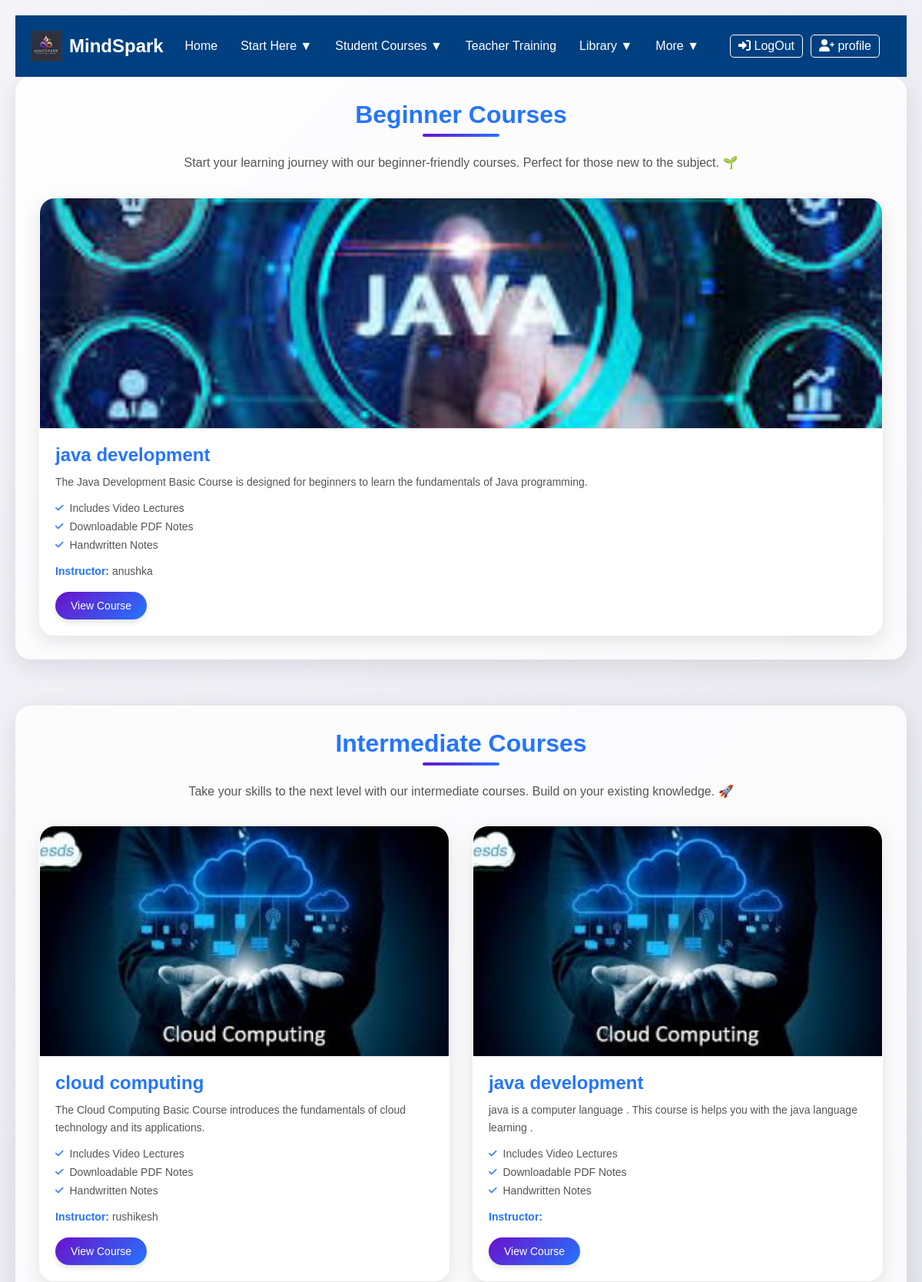
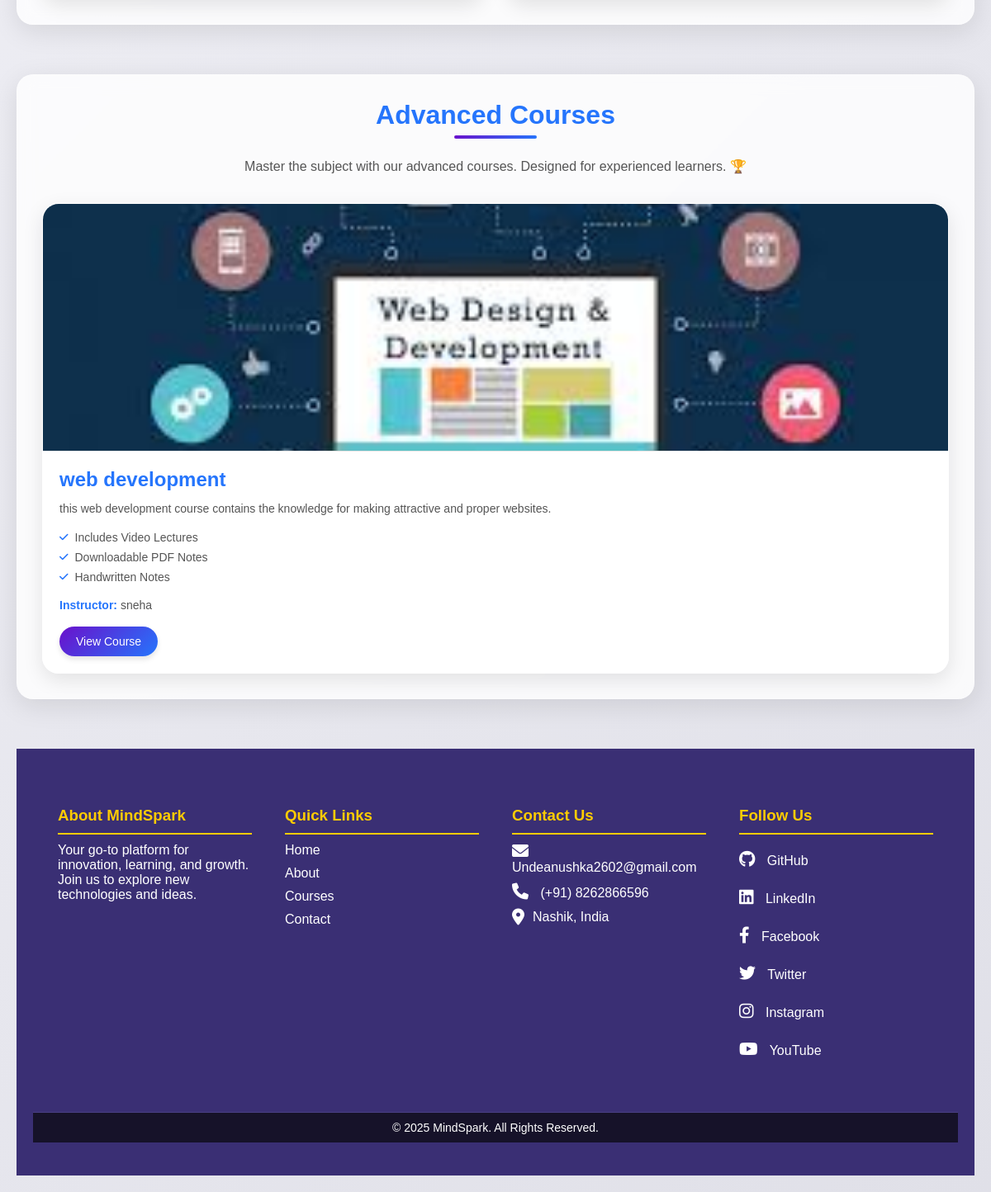
Screenshot of /php/addcourse.php with the database file from the repository (2 pictures, top to bottom).
### tables this page shows
CREATE TABLE `addcourse` (
  `id` int(3) NOT NULL,
  `course_title` varchar(30) NOT NULL,
  `course_category` varchar(30) NOT NULL,
  `course_description` varchar(150) NOT NULL,
  `course_thumbnail` varchar(150) NOT NULL,
  `video_link` varchar(150) NOT NULL,
  `pdfFileInput` varchar(150) NOT NULL,
  `handwrittenFileInput` varchar(150) NOT NULL
);

CREATE TABLE `instructor` (
  `id` int(3) NOT NULL,
  `fname` varchar(30) NOT NULL,
  `lname` varchar(30) NOT NULL,
  `username` varchar(30) NOT NULL,
  `email` varchar(150) NOT NULL,
  `pass` varchar(10) NOT NULL,
  `expertise` varchar(150) NOT NULL
);

### php/addcourse.php (the view, shortened to what this page needs)
<?php
$servername = "localhost";
$username = "root";
$password = "";
$dbname = "mindspark_db";
$conn = new mysqli($servername, $username, $password, $dbname);
$sql = "SELECT addcourse.*, instructor.username AS instructor_name
        FROM addcourse
        JOIN instructor ON addcourse.id = instructor.id
        ORDER BY course_category";
$result = $conn->query($sql);
$coursesByCategory = [];
if ($result->num_rows > 0) {
    while ($row = $result->fetch_assoc()) {
        $category = $row['course_category'];
        if (!isset($coursesByCategory[$category])) {
            $coursesByCategory[$category] = [];
        }
        $coursesByCategory[$category][] = $row;
    }
}
?>
<!DOCTYPE html>
<html lang="en">
<head>
    <link rel="stylesheet" href="./../css/navbar.css">
    <link rel="stylesheet" href="./../css/footer.css">
    <link rel="stylesheet" href="https://cdnjs.cloudflare.com/ajax/libs/font-awesome/6.0.0/css/all.min.css">
</head>
<body>
<nav class="navbar">
        <div class="logo-container">
            <img src="../img/logo.webp" alt="MindSpark Logo" class="logo-img">
            <div class="logo">MindSpark</div>
        </div>
        <ul class="nav-links">
            <li><a href="../index.html">Home</a></li>
            <li><a href="#">Start Here ▼</a>
            </li>
            <li><a href="#">Student Courses ▼</a>
            </li>
            <li><a href="#">Teacher Training</a></li>
            <li><a href="#">Library ▼</a>
            </li>
            <li><a href="#">More ▼</a>
            </li>
            <li>
                <div class="auth-buttons">
                    <a href="./../index.html" class="signin"><i class="fas fa-sign-in-alt"></i> LogOut</a>
                    <a href="#" class="register"><i class="fas fa-user-plus"></i> profile</a>
                </div>
            </li>
        </ul>
    </nav>
    <div class="course-categories">
        <?php
        $categoriesInSequence = ['Beginner', 'Intermediate', 'Advanced'];
        foreach ($categoriesInSequence as $category):
            if (isset($coursesByCategory[$category])):
        ?>
                <div class="category-section">
                    <h2><?php echo htmlspecialchars($category); ?> Courses</h2>
                    <p class="category-description">
                        <?php
                        if ($category === 'Beginner') {
                            echo "Start your learning journey with our beginner-friendly courses. Perfect for those new to the subject. 🌱";
                        } elseif ($category === 'Intermediate') {
                            echo "Take your skills to the next level with our intermediate courses. Build on your existing knowledge. 🚀";
                        } elseif ($category === 'Advanced') {
                            echo "Master the subject with our advanced courses. Designed for experienced learners. 🏆";
                        } else {
                            echo "Explore our courses in this category to enhance your knowledge and skills. 📚";
                        }
                        ?>
                    </p>
                    <div class="course-cards">
                        <?php foreach ($coursesByCategory[$category] as $course): ?>
                            <div class="card">
                                <div class="card-image">
                                    <img src="../uploads/<?php echo htmlspecialchars($course['course_thumbnail']); ?>" alt="<?php echo htmlspecialchars($course['course_title']); ?>">
                                </div>
                                <div class="card-content">
                                    <h3><?php echo htmlspecialchars($course['course_title']); ?></h3>
                                    <p><?php echo htmlspecialchars($course['course_description']); ?></p>
                                    <ul>
                                        <li><i class="fas fa-check"></i>Includes Video Lectures</li>
                                        <li><i class="fas fa-check"></i>Downloadable PDF Notes</li>
                                        <li><i class="fas fa-check"></i>Handwritten Notes</li>
                                    </ul>
                                    <div class="instructor-info">
                                        <p><strong>Instructor:</strong> <?php echo htmlspecialchars($course['instructor_name']); ?></p>
                                    </div>
                                    <a href="course_details.php?id=<?php echo $course['id']; ?>" class="view-course-btn">View Course</a>
                                </div>
                            </div>
                        <?php endforeach; ?>
                    </div>
                </div>
            <?php endif; ?>
        <?php endforeach; ?>
    </div>
    <footer class="footer">
        <div class="footer-container">
            <div class="footer-row">
                <div class="footer-section about">
                    <h3>About MindSpark</h3>
                    <p>Your go-to platform for innovation, learning, and growth. Join us to explore new technologies and ideas.</p>
                </div>
                <div class="footer-section">
                    <h3>Quick Links</h3>
                    <ul>
                        <li><a href="../index.html">Home</a></li>
                        <li><a href="../pages/about.html">About</a></li>
                        <li><a href="../pages/courses.html">Courses</a></li>
                        <li><a href="../pages/contact.html">Contact</a></li>
                    </ul>
                </div>
                <div class="footer-section">
                    <h3>Contact Us</h3>
                    <ul>
                        <li><a href="mailto:Undeanushka2602@gmail.com"><i class="fas fa-envelope"></i> Undeanushka2602@gmail.com</a></li>
                        <li><a href="tel:+918262866596"><i class="fas fa-phone"></i> (+91) 8262866596</a></li>
                        <li><i class="fas fa-map-marker-alt"></i> Nashik, India</li>
                    </ul>
                </div>
                <div class="footer-section social">
                    <h3>Follow Us</h3>
                    <ul>
                        <li><a href="https://github.com" target="_blank"><i class="fab fa-github"></i> GitHub</a></li>
                        <li><a href="https://linkedin.com" target="_blank"><i class="fab fa-linkedin"></i> LinkedIn</a></li>
                        <li><a href="https://facebook.com" target="_blank"><i class="fab fa-facebook-f"></i> Facebook</a></li>
                        <li><a href="https://twitter.com" target="_blank"><i class="fab fa-twitter"></i> Twitter</a></li>
                        <li><a href="https://instagram.com" target="_blank"><i class="fab fa-instagram"></i> Instagram</a></li>
                        <li><a href="https://youtube.com" target="_blank"><i class="fab fa-youtube"></i> YouTube</a></li>
                    </ul>
                </div>
            </div>
        </div>
        <div class="footer-bottom">
            &copy; 2025 MindSpark. All Rights Reserved.
        </div>
    </footer>
</body>
</html>

### css/navbar.css (style rules this page uses)
.navbar { background: #004080; color: white; padding: 20px 20px; display: flex; justify-content: space-between; align-items: center; position: sticky; top: 0; z-index: 1000; transition: background-color 0.3s ease; }
.logo-container { display: flex; align-items: center; }
.logo-img { height: 40px; margin-right: 10px; }
.logo { font-size: 24px; font-weight: bold; }
.nav-links { list-style: none; display: flex; align-items: center; margin: 0; padding: 0; }
.nav-links li { margin: 0 15px; position: relative; }
.nav-links li a { color: white; text-decoration: none; font-size: 16px; transition: color 0.3s ease; }
.auth-buttons { display: flex; align-items: center; }
.auth-buttons a { color: #fff; text-decoration: none; margin-left: 10px; padding: 5px 10px; border: 1px solid #fff; border-radius: 5px; transition: background-color 0.3s ease, color 0.3s ease; }
.footer-section.social ul { display: flex; flex-direction: column; list-style: none; padding: 0; }
.footer-section.social ul li { margin-bottom: 15px; }
.footer-section.social ul li a { color: white; text-decoration: none; font-size: 16px; transition: color 0.3s ease; }

### css/footer.css (style rules this page uses)
.footer { background: #3a2f74; color: white; padding: 40px 20px; text-align: left; width: 100%; margin: 0; font-size: 16px; }
.footer-container { display: flex; justify-content: space-between; flex-wrap: wrap; padding: 20px; }
.footer-row { display: flex; flex-wrap: wrap; justify-content: space-between; width: 100%; max-width: 1200px; margin: 0 auto; gap: 20px; }
.footer-section { flex: 1; margin: 10px; min-width: 200px; }
.footer-section h3 { border-bottom: 2px solid #ffcc00; color: #ffcc00; padding-bottom: 10px; margin-bottom: 10px; }
.footer-section p, .footer-section ul, .footer-section li { margin: 0; padding: 0; list-style: none; }
.footer p { color: white; }
.footer-section ul { list-style: none; padding: 0; margin-top: 10px; }
.footer-section ul li { margin: 10px 0; display: flex; align-items: center; }
.footer-section ul li i { margin-right: 10px; font-size: 20px; }
.footer-section ul li a { color: #fff; text-decoration: none; transition: color 0.3s; }
.footer-bottom { text-align: center; padding: 10px; background-color: #161229; color: #fff; width: 100%; border-top: 1px solid #4a3f84; margin-top: 20px; font-size: 14px; }

### rows the page displays
addcourse: course_thumbnail (picture), course_title "java development", course_description "The Java Development Basic Course is designed for beginners to learn the fundamentals of Java programming.", instructor.username "anushka"
addcourse: course_thumbnail (picture), course_title "cloud computing", course_description "The Cloud Computing Basic Course introduces the fundamentals of cloud technology and its applications.", instructor.username "rushikesh"
addcourse: course_thumbnail (picture), course_title "java development", course_description "java is a computer language . This course is helps you with the java language learning ."
addcourse: course_thumbnail (picture), course_title "web development", course_description "this web development course contains the knowledge for making attractive and proper websites.", instructor.username "sneha"

### other values shown
$category "Beginner"
$category "Intermediate"
$category "Advanced"
